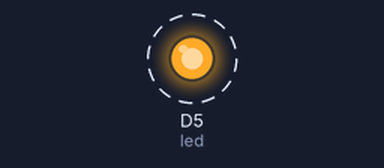
Bench run of a sketch on a simulated ESP8266 (NodeMCU). Parts: output pins drawn as LEDs (lit = HIGH). Dashed ring = blinking. What the sketch prints to the serial monitor is not drawn.

Above: at 1.0 s.
Timing chart, 0 to 5.8 s (numbered marks = the images above):
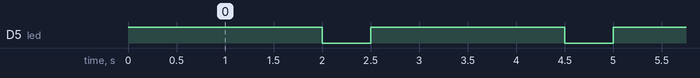

The sketch:

dk0040_ledDurumunuYaz.ino
```cpp
/* dk0040 çözümleri — öğrenciye gösterilmez. */

const int led = D5;

void setup() {
  pinMode(led, OUTPUT);
  Serial.begin(115200);
}

void loop() {
  digitalWrite(led, HIGH);
  Serial.println("ISIK ACIK");
  delay(2000);

  digitalWrite(led, LOW);
  Serial.println("ISIK KAPALI");
  delay(500);
}

/*
  Çözüm 1: HIGH'tan sonraki bekleme 2000, LOW'dan sonraki bekleme 500 olur.
  Çözüm 2: Örnek mesajlar ISIK ACIK ve ISIK KAPALI olarak yukarıda gösterildi.
  Çözüm 3: Mesaj digitalWrite satırından uzaklaştırıldığında ekrandaki bilgi LED'in
  güncel durumuyla aynı anda değişmez; gözlemden sonra ilgili satırın hemen altına alınır.
*/
```

Measured:
- by itself, D5 (led): alternates HIGH for 2.0 s and LOW for 0.50 s
